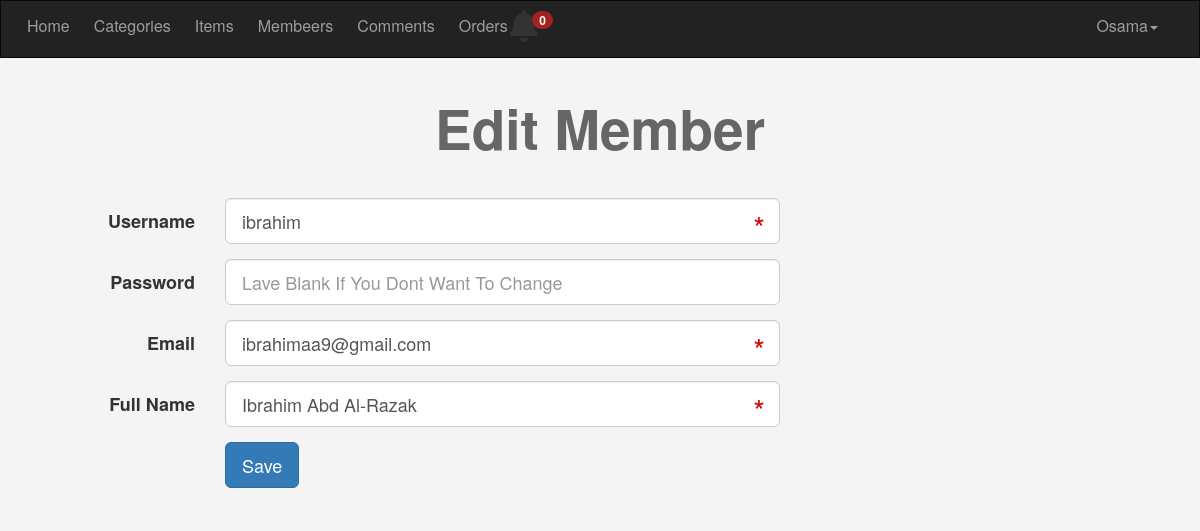
The app's page /admin/members.php?do=Edit&userid=32 (signed in) with its own data.
### tables this page shows
CREATE TABLE `users` (
  `UserID` int(11) NOT NULL COMMENT 'To identify User ',
  `Username` varchar(255) NOT NULL COMMENT 'User name To Login',
  `Password` varchar(255) NOT NULL COMMENT 'Password To login',
  `Email` varchar(255) NOT NULL,
  `FullName` varchar(255) NOT NULL,
  `GroupID` int(11) NOT NULL DEFAULT 0 COMMENT 'identify User Group',
  `TrustStatus` int(11) NOT NULL DEFAULT 0 COMMENT 'Seller Rank',
  `RegStatus` int(11) NOT NULL DEFAULT 0 COMMENT 'User Approval',
  `Date` date NOT NULL,
  `avatar` varchar(255) NOT NULL
);

### admin/members.php (the view, shortened to what this page needs)
<?php
if (isset($_SESSION['Username'])) {
include 'init.php';
$do=isset($_GET['do']) ? $_GET['do'] : 'Manage';
if($do == 'Manage'){
$query='';
if(isset($_GET['page']) && $_GET['page'] == 'Pending'){
$query='AND RegStatus=0';
}
$stmt=$con->prepare("SELECT * FROM users WHERE  GroupID !=1 $query ORDER BY UserID DESC");
$stmt->execute();
$rows=$stmt->fetchAll();
if(! empty($rows)){
?>
<h1 class="text-center">Manage Members</h1>
<div class="container">
<div class="table-responsive">
<table class="main-table manage-members text-center table table-bordered">
<tr>
<td>#ID</td>
<td>Avatar</td>
<td>username</td>
<td>Email</td>
<td>Full Name</td>
<td>Regsterd Date</td>
<td>Control</td>
</tr>
<tr>
<?php
foreach($rows as $row){
echo "<tr>";
echo "<td>".$row['UserID']."</td>";
echo "<td>";
if(empty($row['avatar'])){
echo 'No Image';
}else{
echo "<img src='uploads/avatar/".$row['avatar']."' alt=''>";
}
echo"</td>";
echo "<td>".$row['Username']."</td>";
echo "<td>".$row['Email']."</td>";
echo "<td>".$row['FullName']."</td>";
echo "<td>".$row['Date']."</td>";
echo "<td>
<a href='members.php?do=Edit&userid=".$row['UserID']."' class='btn btn-success'><i class='fa fa-edit'></i>Edit</a>
<a href='members.php?do=Delete&userid=".$row['UserID']."' class='btn btn-danger confirm'><i class='fas fa-times-circle'></i>Delete</a>" ;
if($row['RegStatus'] == 0) {
echo "<a
href='members.php?do=Activate&userid=".$row['UserID']."'
class='btn btn-info activet'>
<i class='fas fa-check'></i>Activate</a>";
}
echo "</td>";
echo "</tr>";
}
?>
<tr>
</table>
</div>
<a href="members.php?do=Add" class="btn btn-primary"><i class="fa fa-plus"></i>  New Members</a>
</div>
<?php }else{
echo '<div class="container">';
echo '<div class="nice-massage alert alert-info">There\'s No Members To Show</div>';
echo '<a href="members.php?do=Add" class="btn btn-primary"><i class="fa fa-plus"></i>  New Members</a>';
echo '</div>';
}
?>
<?php
}elseif($do == 'Edit'){
$userid=isset($_GET['userid']) && is_numeric($_GET['userid']) ? intval($_GET['userid']) : 0;
$stmt=$con->prepare("SELECT
                         *
                     FROM
                         users
                     WHERE
                         UserID=?
                     LIMIT 1");
$stmt->execute(array($userid));
$row=$stmt->fetch();
$count=$stmt->rowCount();
if($count > 0) { ?>
<h1 class="text-center">Edit Member</h1>
<div class="container">
<form class="form-horizontal" action="?do=Update" method="POST">
<div class="form-group form-group-lg">
<label class="col-sm-2  control-label">Username</label>
<div class="col-sm-10 col-md-6">
<input type="text" name="username"
class="form-control"
value="<?php echo $row['Username'] ?>"
autocomplete="off"
required="required" >
</div>
</div>
<div class="form-group form-group-lg">
<label class="col-sm-2 control-label">Password</label>
<div class="col-sm-10 col-md-6">
<input type="password" name="newpassword"
class="form-control"
autocomplete="new-password"
placeholder="Lave Blank If You Dont Want To Change">
</div>
</div>
<div class="form-group form-group-lg">
<label class="col-sm-2 control-label">Email</label>
<div class="col-sm-10 col-md-6">
<input type="email" name="email"
value="<?php echo $row['Email'] ?>"
class="form-control"
required="required" >
</div>
</div>
<div class="form-group form-group-lg">
<label class="col-sm-2 control-label">Full Name</label>
<div class="col-sm-10 col-md-6">
<input type="text" name="full"
value="<?php echo $row['FullName'] ?>"
class="form-control"
required="required" >
</div>
</div>
<div class="form-group">
<div class="col-sm-offset-2 col-sm-10">
<input type="submit" value="Save" class="btn btn-primary btn-lg">
</div>
</div>
</form>
</div>
<?php
}else{
echo "<div class='container'>";
$theMsg= '<div class="alert alert-danger">Theres no such ID</div>';
redirectHome($theMsg);
echo "</div>";
}
}
include $tpl . 'footer.php';
}else{
    header('Location: index.php');
    exit();
}
?>

### admin/layout/css/style1.css (style rules this page uses)
body { background-color: #F4F4F4; font-size: 16px; }
.form-control { position: relative; }
h1 { font-size: 55px; margin: 40px 0; font-weight: bold; color: #666; }

### records on screen
users: username "ibrahim", email "ibrahimaa9@gmail.com", full "Ibrahim Abd Al-Razak"

### other values on screen
countItems('id','orders') "0"
